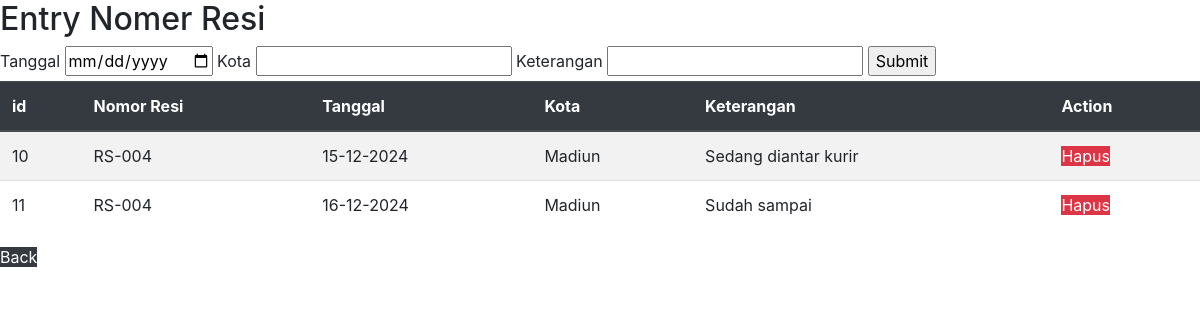
Page /log.php?resi=RS-004 (signed in) on the committed database.
### tables this page shows
CREATE TABLE `detail_log_pengiriman` (
  `id` int(11) NOT NULL,
  `nomor_resi` varchar(64) NOT NULL,
  `tanggal` date NOT NULL,
  `kota` varchar(64) NOT NULL,
  `keterangan` varchar(256) NOT NULL
);

### log.php (the view, shortened to what this page needs)
<?php
    require_once "connect.php";
    $nomor_resi = $_GET['resi']
?>
<!DOCTYPE html>
<html lang="en">
<head>
    <link rel="stylesheet" href="https://cdn.jsdelivr.net/npm/bootstrap@4.4.1/dist/css/bootstrap.min.css">
    <link rel="stylesheet" href="style.css">
</head>
<body>
    <div>
        <div>
            <h2>Entry Nomer Resi</h2>
            <form action="log.php" method ="POST">
                <label for="tanggal">Tanggal</label>
                <input type="date" name="tanggal" id="tanggal">
                <label for="kota">Kota</label>
                <input type="text" name="kota" id="kota">
                <label for="keterangan">Keterangan</label>
                <input type="text" name="keterangan" id="keterangan">
                <input type="submit" name="submit" id="submit">
            </form>
            <table class="table table-striped">
                <thead class="thead-dark">
                    <tr>
                        <th>id</th>
                        <th>Nomor Resi</th>
                        <th>Tanggal</th>
                        <th>Kota</th>
                        <th>Keterangan</th>
                        <th>Action</th>
                    </tr>
                </thead>
                <tbody>
                    <?php
                        $query = "SELECT id, nomor_resi , tanggal, kota, keterangan FROM detail_log_pengiriman WHERE nomor_resi = '$nomor_resi'";
                        $result = mysqli_query($conn, $query);
                        if(mysqli_num_rows($result)>0){
                            while($row = mysqli_fetch_assoc($result)){
                                $id = $row['id'];
                                $nomor_resi = $row['nomor_resi'];
                                $tanggal = date('d-m-Y', strtotime($row['tanggal']));
                                $kota = $row['kota'];
                                $keterangan = $row['keterangan'];
                                echo "<tr> <td>".$id."</td>";
                                echo "<td>".$nomor_resi."</td>";
                                echo "<td>".$tanggal."</td>";
                                echo "<td>".$kota."</td>";
                                echo "<td>".$keterangan."</td>";
                                echo "<td><a href = 'delete3.php?resi=".$nomor_resi. "&id=".$id."' class = 'bg-danger text-white'>Hapus</a></td></tr>";
                            }
                        }
                    ?>
                </tbody>
            </table>
        </div>
        <a href="data.php" class="bg-dark text-white">Back</a>
    </div>
</body>
</html>

### rows in the picture
detail_log_pengiriman: id "10", nomor_resi "RS-004", tanggal "15-12-2024", kota "Madiun", keterangan "Sedang diantar kurir"
detail_log_pengiriman: id "11", nomor_resi "RS-004", tanggal "16-12-2024", kota "Madiun", keterangan "Sudah sampai"
